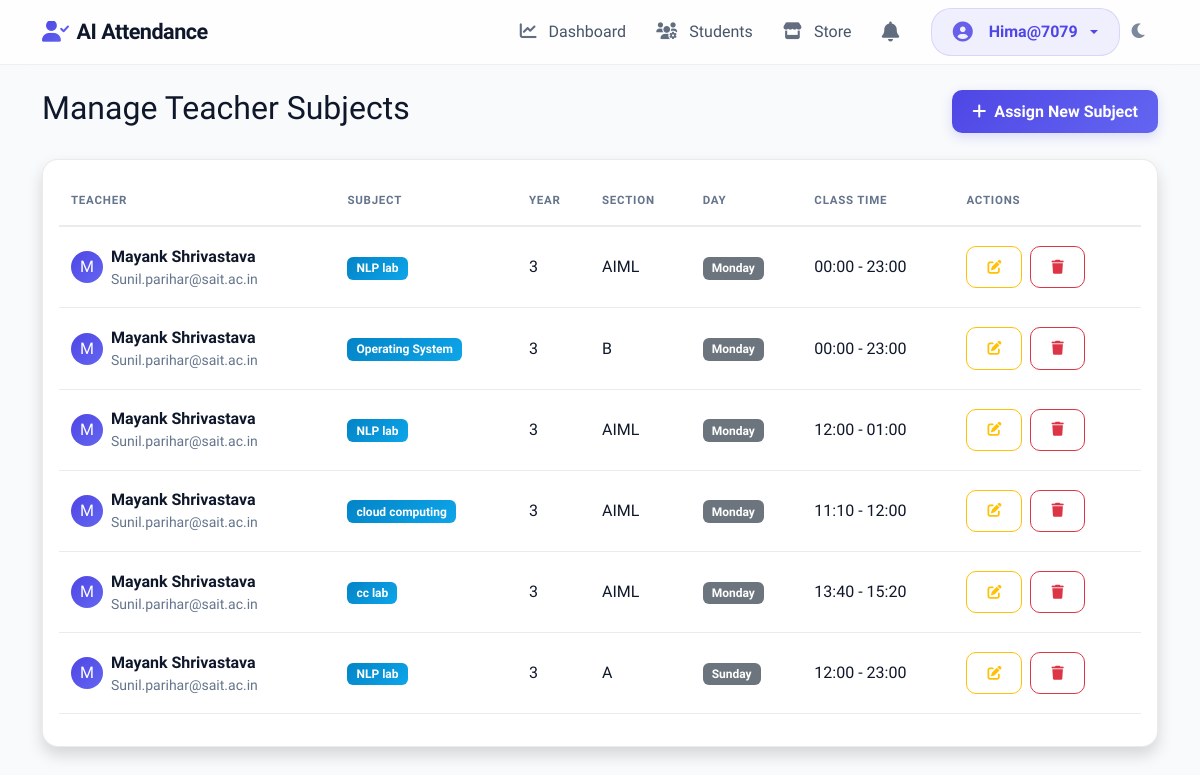
Page /core/manage_teacher_subjects/ (signed in) on the earlier database version.
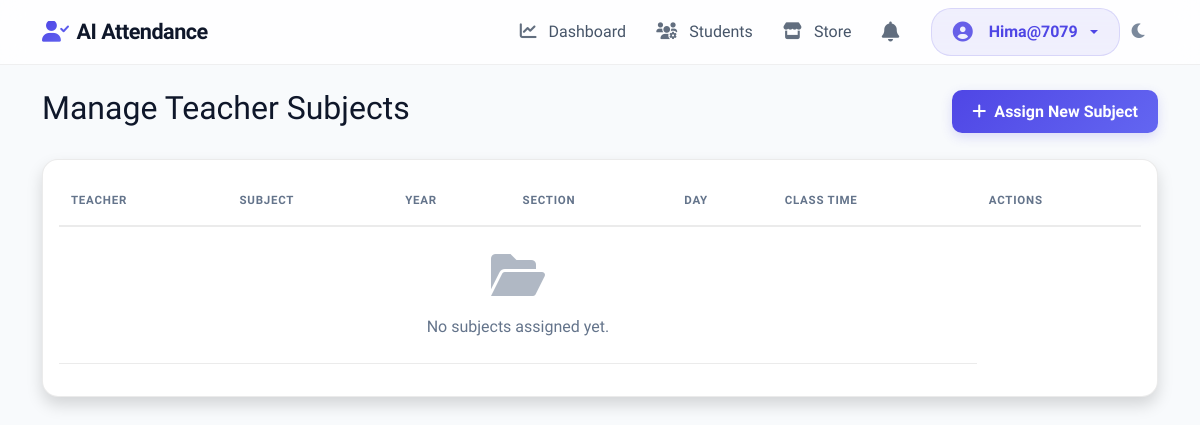
Same page on the later database version.
### core/models.py (models this page shows, shortened)
class TeacherSubject(models.Model):
    DAYS_OF_WEEK = (
        (0, 'Monday'),
        (1, 'Tuesday'),
        (2, 'Wednesday'),
        (3, 'Thursday'),
        (4, 'Friday'),
        (5, 'Saturday'),
        (6, 'Sunday'),
    )
    teacher = models.ForeignKey(User, on_delete=models.CASCADE, limit_choices_to={'is_staff': True, 'is_superuser': False})
    subject = models.CharField(max_length=100)
    year = models.CharField(max_length=10)
    section = models.CharField(max_length=10, null=True, blank=True)
    day = models.IntegerField(choices=DAYS_OF_WEEK, default=0)
    start_time = models.TimeField(null=True, blank=True)
    end_time = models.TimeField(null=True, blank=True)

### core/views.py (the view)
# urls.py: path('manage_teacher_subjects/', views.manage_teacher_subjects, name='manage_teacher_subjects'),
@user_passes_test(is_admin)
def manage_teacher_subjects(request):
    subjects = TeacherSubject.objects.all().order_by('teacher__username', 'day')
    return render(request, 'manage_teacher_subjects.html', {'subjects': subjects})

### core/views.py (called while the page is built)
def is_admin(u):
    return getattr(u, 'is_superuser', False)

### templates/manage_teacher_subjects.html (shortened to what this page needs)
{% extends 'base.html' %}
{% block content %}
<div class="row mb-4">
    <div class="col-md-12">
        <div class="d-flex justify-content-between align-items-center">
            <h2 class="header-title">Manage Teacher Subjects</h2>
            <a href="{% url 'assign_teacher_subject' %}" class="btn btn-primary">
                <i class="fas fa-plus me-2"></i>Assign New Subject
            </a>
        </div>
    </div>
</div>
<div class="card shadow">
    <div class="card-body">
        <div class="table-responsive">
            <table class="table table-hover align-middle">
                <thead>
                    <tr>
                        <th>Teacher</th>
                        <th>Subject</th>
                        <th>Year</th>
                        <th>Section</th>
                        <th>Day</th>
                        <th>Class Time</th>
                        <th>Actions</th>
                    </tr>
                </thead>
                <tbody>
                    {% for item in subjects %}
                    <tr>
                        <td>
                            <div class="d-flex align-items-center">
                                <div class="avatar-sm bg-primary text-white rounded-circle me-2 d-flex align-items-center justify-content-center"
                                    style="width: 32px; height: 32px;">
                                    {{ item.teacher.first_name|first|default:item.teacher.username|first|upper }}
                                </div>
                                <div>
                                    <div class="fw-bold">{{ item.teacher.get_full_name|default:item.teacher.username }}
                                    </div>
                                    <div class="small text-muted">{{ item.teacher.email }}</div>
                                </div>
                            </div>
                        </td>
                        <td><span class="badge bg-info text-dark">{{ item.subject }}</span></td>
                        <td>{{ item.year }}</td>
                        <td>{{ item.section|default:"-" }}</td>
                        <td><span class="badge bg-secondary">{{ item.get_day_display }}</span></td>
                        <td>
                            {% if item.start_time %}
                            {{ item.start_time|time:"H:i" }} - {{ item.end_time|default:item.start_time|time:"H:i" }}
                            {% else %}
                            <span class="text-muted">-</span>
                            {% endif %}
                        </td>
                        <td>
                            <a href="{% url 'edit_teacher_subject' item.id %}"
                                class="btn btn-sm btn-outline-warning me-1" title="Edit Assignment">
                                <i class="fas fa-edit"></i>
                            </a>
                            <form action="{% url 'delete_teacher_subject' item.id %}" method="post"
                                onsubmit="return confirm('Are you sure you want to remove this assignment?');"
                                style="display:inline;">
                                <button type="submit" class="btn btn-sm btn-outline-danger" title="Remove Assignment">
                                    <i class="fas fa-trash"></i>
                                </button>
                            </form>
                        </td>
                    </tr>
                    {% empty %}
                    <tr>
                        <td colspan="6" class="text-center py-4 text-muted">
                            <i class="fas fa-folder-open fa-3x mb-3 d-block opacity-50"></i>
                            No subjects assigned yet.
                        </td>
                    </tr>
                    {% endfor %}
                </tbody>
            </table>
        </div>
    </div>
</div>
{% endblock %}

### templates/base.html (shortened to what this page needs)
<!DOCTYPE html>
<html lang="en">
<head>
    <link href="https://cdn.jsdelivr.net/npm/bootstrap@5.3.0/dist/css/bootstrap.min.css" rel="stylesheet">
    <link rel="stylesheet" href="https://cdnjs.cloudflare.com/ajax/libs/font-awesome/6.0.0/css/all.min.css">
</head>
<body>
    <nav class="navbar navbar-expand-lg navbar-light mb-4 sticky-top">
        <div class="container">
            <a class="navbar-brand fw-bold" href="{% url 'index' %}"><i class="fas fa-user-check me-2"></i>AI
                Attendance</a>
            <div class="collapse navbar-collapse" id="navbarNav">
                <ul class="navbar-nav ms-auto">
                    {% if user.is_authenticated %}
                    {% if user.is_superuser %}
                    <li class="nav-item"><a class="nav-link" href="{% url 'admin_dashboard' %}"><i class="fas fa-chart-line me-1"></i>Dashboard</a></li>
                    <li class="nav-item"><a class="nav-link" href="{% url 'manage_students' %}"><i class="fas fa-users-cog me-1"></i>Students</a></li>
                    <li class="nav-item"><a class="nav-link" href="{% url 'admin_store_dashboard' %}"><i class="fas fa-store me-1"></i>Store</a></li>
                    {% endif %}
                    {% if user.is_staff or user.store_profile or user.is_superuser %}
                    <li class="nav-item dropdown me-2" id="storeNotifLi">
                        <a class="nav-link" href="#" id="storeNotifDropdown" role="button" data-bs-toggle="dropdown" aria-expanded="false" style="position:relative;">
                            <i class="fas fa-bell fs-5"></i>
                        </a>
                    </li>
                    {% endif %}
                    <li class="nav-item dropdown nav-item-profile ms-lg-2">
                        <a class="nav-link dropdown-toggle d-flex align-items-center" href="#" id="navbarDropdown" role="button"
                            data-bs-toggle="dropdown" aria-expanded="false" style="color: var(--primary-color) !important; font-weight: 600;">
                            <i class="fas fa-user-circle me-2 fs-5"></i> {{ user.username }}
                        </a>
                    </li>
                    {% else %}
                    {% if request.resolver_match.url_name != 'login' %}
                    <li class="nav-item"><a class="nav-link" href="{% url 'login' %}"><i
                                class="fas fa-sign-in-alt me-1"></i> Login</a></li>
                    {% endif %}
                    {% endif %}
                    <li class="nav-item">
                        <button class="btn nav-link" id="darkModeToggle" title="Toggle Dark Mode">
                            <i class="fas fa-moon"></i>
                        </button>
                    </li>
                </ul>
            </div>
        </div>
    </nav>
    <div class="container">
        {% block content %}{% endblock %}
    </div>
</body>
</html>

### templates/base.html (style rules this page uses)
:root { --bg-app: #f8fafc; --bg-card: #ffffff; --text-main: #0f172a; --text-muted: #64748b; --border-color: rgba(0, 0, 0, 0.08); --primary-color: #4f46e5; --primary-hover: #4338ca; --primary-gradient: linear-gradient(135deg, #4f46e5, #6366f1); --secondary-gradient: linear-gradient(135deg, #0284c7, #0ea5e9); --success-gradient: linear-gradient(135deg, #10b981, #34d399); --danger-gradient: linear-gradient(135deg, #f43f5e, #fb7185); --warning-gradient: linear-gradient(135deg, #f59e0b, #fbbf24); --nav-bg: rgba(255, 255, 255, 0.8); --nav-border: rgba(0, 0, 0, 0.06); --nav-link-color: #475569; --nav-link-hover: #4f46e5; --shadow-sm: 0 1px 3px rgba(0, 0, 0, 0.05); --shadow-md: 0 10px 25px -5px rgba(0, 0, 0, 0.05), 0 8px 10px -6px rgba(0, 0, 0, 0.03); --shadow-lg: 0 20px 25px -5px rgba(0, 0, 0, 0.08), 0 10px 10px -5px rgba(0, 0, 0, 0.04); --input-focus: rgba(79, 70, 229, 0.15); --input-bg: #ffffff; --card-radius: 16px; --badge-radius: 6px; }
body { background-color: var(--bg-app); color: var(--text-main); font-family: 'Plus Jakarta Sans', 'Segoe UI', Tahoma, Geneva, Verdana, sans-serif; transition: background-color 0.3s ease, color 0.3s ease; min-height: 100vh; }
.navbar { background: var(--nav-bg) !important; backdrop-filter: blur(12px) saturate(180%); -webkit-backdrop-filter: blur(12px) saturate(180%); border-bottom: 1px solid var(--nav-border) !important; transition: all 0.3s ease; z-index: 1020; }
.navbar-brand { color: var(--text-main) !important; font-weight: 800; letter-spacing: -0.5px; font-size: 1.35rem; display: flex; align-items: center; }
.navbar-brand i { background: var(--primary-gradient); -webkit-background-clip: text; -webkit-text-fill-color: transparent; margin-right: 8px; }
.navbar-nav { display: flex; align-items: center; }
.navbar-nav .nav-link { color: var(--nav-link-color) !important; font-weight: 500; padding: 0.55rem 0.95rem !important; border-radius: 12px; white-space: nowrap; transition: all 0.25s cubic-bezier(0.4, 0, 0.2, 1); display: inline-flex !important; align-items: center; gap: 8px; }
.navbar-nav .nav-link i { font-size: 1.05rem; opacity: 0.85; transition: transform 0.2s ease, opacity 0.2s ease; }
.nav-item-profile { background: rgba(79, 70, 229, 0.08) !important; border-radius: 20px !important; padding: 2px 6px !important; border: 1px solid rgba(79, 70, 229, 0.15); transition: all 0.25s ease; }
#darkModeToggle { background: transparent; border: none; padding: 0.55rem !important; width: 38px; height: 38px; display: flex; align-items: center; justify-content: center; border-radius: 50%; color: var(--text-muted) !important; transition: all 0.2s ease; }
.card { background-color: var(--bg-card); border-radius: var(--card-radius); border: 1px solid var(--border-color) !important; box-shadow: var(--shadow-sm); transition: transform 0.3s cubic-bezier(0.34, 1.56, 0.64, 1), box-shadow 0.3s ease, background-color 0.3s ease; overflow: hidden; }
.btn { border-radius: 10px; padding: 0.6rem 1.25rem; font-weight: 600; transition: all 0.2s ease; }
.btn-primary { background: var(--primary-gradient); border: none; box-shadow: 0 4px 12px rgba(79, 70, 229, 0.18); }
.table { color: var(--text-main); --bs-table-color: var(--text-main); --bs-table-bg: transparent; --bs-table-border-color: var(--border-color); border-collapse: separate; border-spacing: 0; }
.table th { font-weight: 700; text-transform: uppercase; font-size: 0.72rem; letter-spacing: 0.75px; color: var(--text-muted); border-bottom: 2px solid var(--border-color); background-color: transparent !important; padding: 1rem 0.75rem; }
.table td { border-bottom: 1px solid var(--border-color); padding: 1.1rem 0.75rem; background-color: transparent !important; }
.table-hover tbody tr { transition: background-color 0.2s ease; }
.text-muted { color: var(--text-muted) !important; }

Differences in the rows shown:
removed TeacherSubject: teacher.first_name|first "M", teacher.get_full_name "Mayank Shrivastava", teacher.email "Sunil.parihar@sait.ac.in", subject "NLP lab", year "3", section "AIML", day "Monday", start_time "00:00", end_time "23:00"
removed TeacherSubject: teacher.first_name|first "M", teacher.get_full_name "Mayank Shrivastava", teacher.email "Sunil.parihar@sait.ac.in", subject "Operating System", year "3", section "B", day "Monday", start_time "00:00", end_time "23:00"
removed TeacherSubject: teacher.first_name|first "M", teacher.get_full_name "Mayank Shrivastava", teacher.email "Sunil.parihar@sait.ac.in", subject "NLP lab", year "3", section "AIML", day "Monday", start_time "12:00", end_time "01:00"
removed TeacherSubject: teacher.first_name|first "M", teacher.get_full_name "Mayank Shrivastava", teacher.email "Sunil.parihar@sait.ac.in", subject "cloud computing", year "3", section "AIML", day "Monday", start_time "11:10", end_time "12:00"
removed TeacherSubject: teacher.first_name|first "M", teacher.get_full_name "Mayank Shrivastava", teacher.email "Sunil.parihar@sait.ac.in", subject "cc lab", year "3", section "AIML", day "Monday", start_time "13:40", end_time "15:20"
removed TeacherSubject: teacher.first_name|first "M", teacher.get_full_name "Mayank Shrivastava", teacher.email "Sunil.parihar@sait.ac.in", subject "NLP lab", year "3", section "A", day "Sunday", start_time "12:00", end_time "23:00"
Other differences:
text now shown: "No subjects assigned yet."
